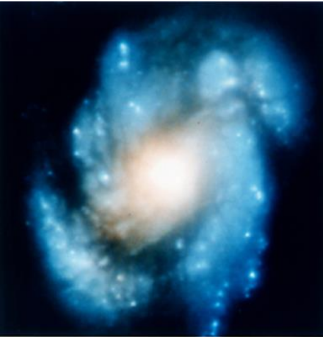
#> input picture Enhance_color/nature.jpg, 323 x 337 px
$ python Enhance.py
#> lines starting #> are read from the running program, lines starting #| are printed output that depends on the picture
import cv2
import numpy as np

image = cv2.imread('nature.jpg')
#> image is the input picture: shape (337, 323, 3); mean B, G, R 103.9, 79.4, 44.5
image_hsv = cv2.imread('nature.jpg')

image_hsv = cv2.cvtColor(image_hsv, cv2.COLOR_BGR2RGB)
image_hsv = cv2.cvtColor(image_hsv, cv2.COLOR_RGB2HSV)
#> image_hsv: shape (337, 323, 3); mean H, S, V 101.2, 193.3, 105

image = np.array(image)
m=len(image)
#> m = 337
n=len(image[0])
#> n = 323
o=len(image[0][0])
#> o = 3
array1 = [0]*256
array2 = [0]*256
array3 = [0]*256

count=m*n
#> count = 108851
for i in range(m):
    for j in range(n):
        array1[image[i][j][0]]+=1
        array2[image[i][j][1]]+=1
        array3[image[i][j][2]]+=1

for i in range(256):
    array1[i]/=count
    array2[i]/=count
    array3[i]/=count
#> after the loop, array1 = 256 values, max 0.0526 at index 13, min 0 at index 0, mean 0.00391; array2 = 256 values, max 0.0919 at index 1, min 0 at index 252, mean 0.00391; array3 = 256 values, max 0.248 at index 0, min 1.84e-05 at index 254, mean 0.00391
for i in range(1, 256):
    array1[i]+=array1[i-1]
    array2[i]+=array2[i-1]
    array3[i]+=array3[i-1]
#> after the loop, array1 = 256 values from 0 to 1; array2 = 256 values from 0.0561 to 1; array3 = 256 values from 0.248 to 1
for i in range(256):
    array1[i]*=i
    array2[i]*=i
    array3[i]*=i
#> after the loop, array1 = 256 values from 0 to 255; array2 = 256 values from 0 to 255; array3 = 256 values from 0 to 255

for i in range(m):
    for j in range(n):
        image[i][j][0]=np.round(array1[image[i][j][0]])
        image[i][j][1]=np.round(array2[image[i][j][1]])
        image[i][j][2]=np.round(array3[image[i][j][2]])
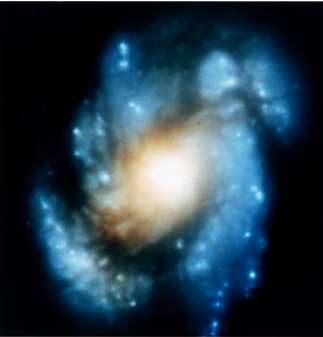
#> image: shape (337, 323, 3); mean B, G, R 74.3, 60.9, 38.3

array=[0]*256

count=m*n
for i in range(m):
    for j in range(n):
        array[image_hsv[i][j][2]]+=1

for i in range(256):
    array[i]/=count
#> after the loop, array = 256 values, max 0.0526 at index 13, min 0 at index 0, mean 0.00391
for i in range(1, 256):
    array[i]+=array[i-1]
#> after the loop, array = 256 values from 0 to 1
for i in range(256):
    array[i]*=i
#> after the loop, array = 256 values from 0 to 255

for i in range(m):
    for j in range(n):
        image_hsv[i][j][2]=np.round(array[image_hsv[i][j][2]])
#> image_hsv: shape (337, 323, 3); mean H, S, V 101.2, 193.3, 75.2

image_hsv = cv2.cvtColor(image_hsv, cv2.COLOR_HSV2BGR)
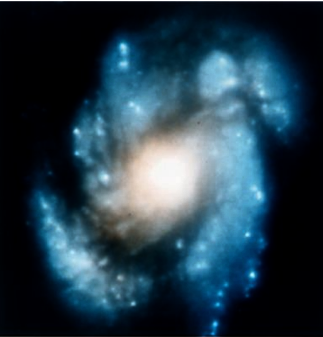
#> image_hsv: shape (337, 323, 3); mean B, G, R 74.2, 60.3, 36.7
cv2.imwrite("enhanced.jpg", image)
cv2.imwrite("enhanced_hsv.jpg", image)
